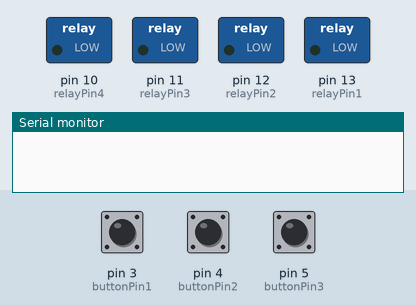
Recording of a sketch running on a simulated Arduino Uno, built with avr-gcc and run on an emulated ATmega328P. Shown: switched loads named in the sketch (green lamp = pin HIGH), the last lines printed to the serial monitor. Inputs (shaded band) come from the test bench; at power-on: pin 3 (buttonPin1) HIGH, pin 4 (buttonPin2) HIGH, pin 5 (buttonPin3) HIGH.

Above: at 1.2 s.
1.3 s: pin 3 (buttonPin1) pulled LOW for 0.15 s
At 1.8 s:
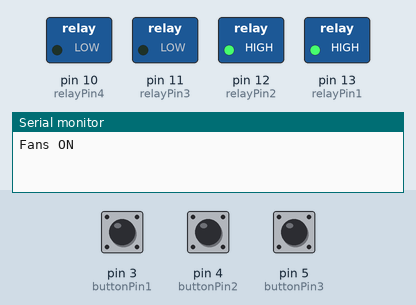
2.9 s: pin 4 (buttonPin2) pulled LOW for 0.15 s
At 4.1 s:
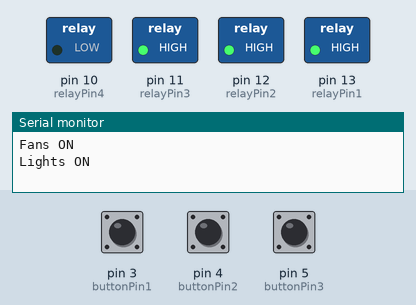
4.5 s: pin 5 (buttonPin3) pulled LOW for 0.15 s
At 5.4 s:
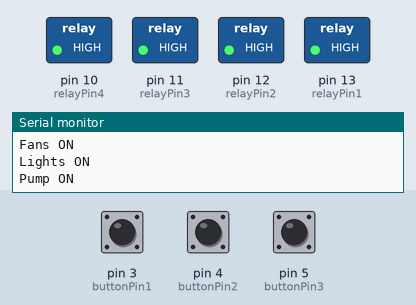
6.1 s: pin 3 (buttonPin1) pulled LOW for 1 s
At 6.7 s:
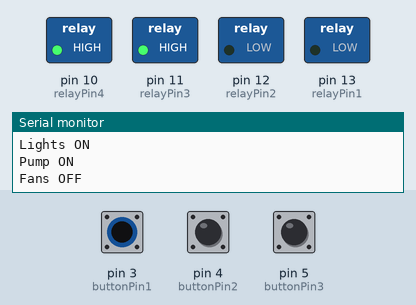
8.6 s: pin 4 (buttonPin2) pulled LOW for 1 s
At 9.8 s:
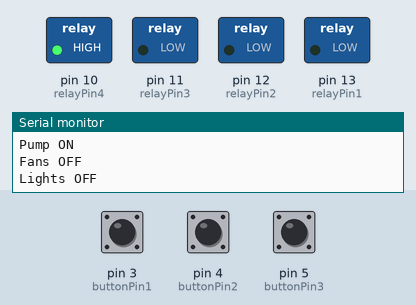
11.1 s: pin 3 (buttonPin1) pulled LOW for 0.15 s
At 11.7 s:
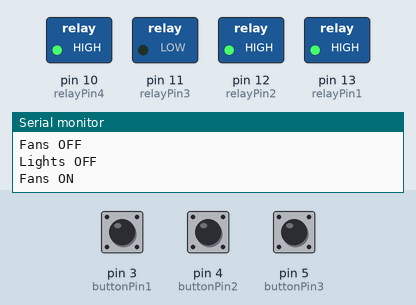
Timing chart, 0 to 13.7 s (numbered marks = the images above; inputs shaded):
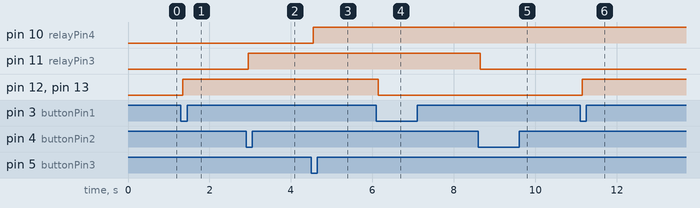

Measured:
- after the input at 1.3 s, pin 12 (relayPin2), pin 13 (relayPin1): LOW → HIGH after 0.05 s
- after the input at 2.9 s, pin 11 (relayPin3): LOW → HIGH after 0.05 s
- after the input at 4.5 s, pin 10 (relayPin4): LOW → HIGH after 0.05 s
- after the input at 6.1 s, pin 12 (relayPin2), pin 13 (relayPin1): HIGH → LOW after 0.05 s
- after the input at 8.6 s, pin 11 (relayPin3): HIGH → LOW after 0.05 s
- after the input at 11.1 s, pin 12 (relayPin2), pin 13 (relayPin1): LOW → HIGH after 0.05 s

The sketch:

button_check_relay.ino
```cpp
// Pin Definitions for Relays
const int relayPin1 = 13;     // Pin for fan 1
const int relayPin2 = 12;     // Pin for fan 2
const int relayPin3 = 11;     // Pin for lights
const int relayPin4 = 10;     // Pin for pump

// Pin Definitions for Buttons
const int buttonPin1 = 3;     // Button 1 for both fans
const int buttonPin2 = 4;     // Button 2 for lights
const int buttonPin3 = 5;     // Button 3 for pump

// Variables to track actuator states
bool fanState = false;        // Fan state (both fans controlled by one button)
bool lightsState = false;     // Lights state
bool pumpState = false;       // Pump state

// Variables for button press logic
int buttonState1 = 0;
int lastButtonState1 = 0;

int buttonState2 = 0;
int lastButtonState2 = 0;

int buttonState3 = 0;
int lastButtonState3 = 0;

void setup() {
  // Initialize relay pins as output
  pinMode(relayPin1, OUTPUT);
  pinMode(relayPin2, OUTPUT);
  pinMode(relayPin3, OUTPUT);
  pinMode(relayPin4, OUTPUT);

  // Initialize the button pins as input with internal pull-up resistor
  pinMode(buttonPin1, INPUT_PULLUP);
  pinMode(buttonPin2, INPUT_PULLUP);
  pinMode(buttonPin3, INPUT_PULLUP);

  // Start with all actuators turned off
  digitalWrite(relayPin1, LOW);
  digitalWrite(relayPin2, LOW);
  digitalWrite(relayPin3, LOW);
  digitalWrite(relayPin4, LOW);

  // Begin serial communication for debugging
  Serial.begin(9600);
}

void loop() {
  // Read the current state of each button
  buttonState1 = digitalRead(buttonPin1);
  buttonState2 = digitalRead(buttonPin2);
  buttonState3 = digitalRead(buttonPin3);

  // Button 1 - Toggle both fans
  if (buttonState1 == LOW && lastButtonState1 == HIGH) {
    delay(50);  // Debounce delay
    fanState = !fanState;
    digitalWrite(relayPin1, fanState ? HIGH : LOW);
    digitalWrite(relayPin2, fanState ? HIGH : LOW);
    Serial.println(fanState ? "Fans ON" : "Fans OFF");
  }

  // Button 2 - Toggle lights
  if (buttonState2 == LOW && lastButtonState2 == HIGH) {
    delay(50);  // Debounce delay
    lightsState = !lightsState;
    digitalWrite(relayPin3, lightsState ? HIGH : LOW);
    Serial.println(lightsState ? "Lights ON" : "Lights OFF");
  }

  // Button 3 - Toggle pump
  if (buttonState3 == LOW && lastButtonState3 == HIGH) {
    delay(50);  // Debounce delay
    pumpState = !pumpState;
    digitalWrite(relayPin4, pumpState ? HIGH : LOW);
    Serial.println(pumpState ? "Pump ON" : "Pump OFF");
  }

  // Save the current button state for the next loop
  lastButtonState1 = buttonState1;
  lastButtonState2 = buttonState2;
  lastButtonState3 = buttonState3;
}
```
